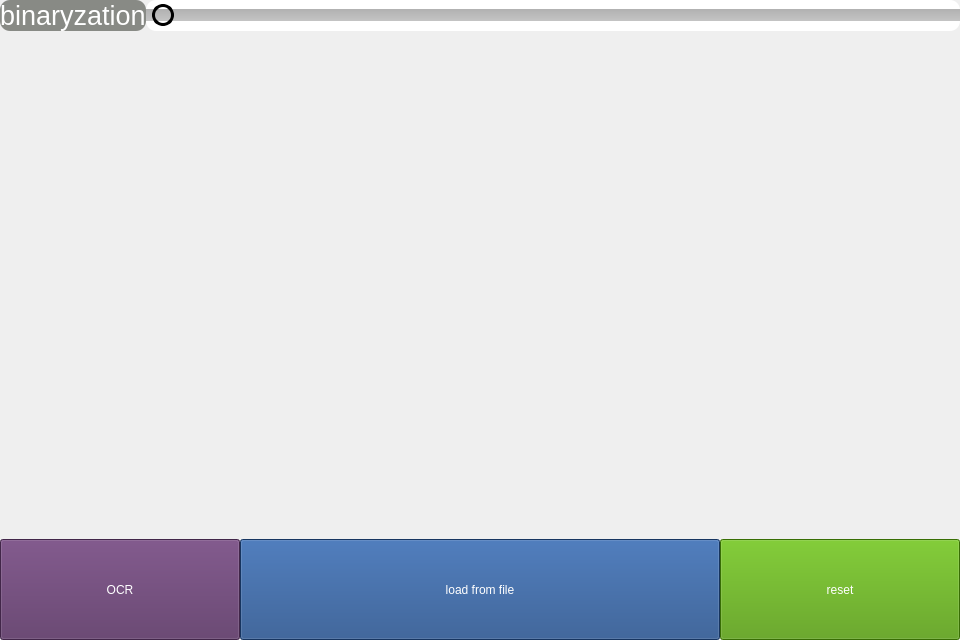
<?xml version="1.0" encoding="UTF-8"?>
<ui version="4.0">
    <class>ImageWidget</class>
    <widget class="QWidget" name="ImageWidget">
        <property name="geometry">
            <rect>
                <x>0</x>
                <y>0</y>
                <width>960</width>
                <height>640</height>
            </rect>
        </property>
        <property name="windowTitle">
            <string>Image Loader</string>
        </property>
        <layout class="QVBoxLayout" name="verticalLayout" stretch="0,100,20">
            <property name="spacing">
                <number>0</number>
            </property>
            <property name="leftMargin">
                <number>0</number>
            </property>
            <property name="topMargin">
                <number>0</number>
            </property>
            <property name="rightMargin">
                <number>0</number>
            </property>
            <property name="bottomMargin">
                <number>0</number>
            </property>
            <item>
                <layout class="QHBoxLayout" name="proc_layout">
                    <property name="spacing">
                        <number>0</number>
                    </property>
                    <item>
                        <widget class="QLabel" name="proc_label">
                            <property name="font">
                                <font>
                                    <pointsize>20</pointsize>
                                </font>
                            </property>
                            <property name="styleSheet">
                                <string notr="true">color: rgb(255, 255, 255);
                                    background-color: rgb(136, 138, 133);
                                    border-radius: 10px;
                                </string>
                            </property>
                            <property name="text">
                                <string>binaryzation</string>
                            </property>
                        </widget>
                    </item>
                    <item>
                        <widget class="QSlider" name="proc_slider">
                            <property name="sizePolicy">
                                <sizepolicy hsizetype="Expanding" vsizetype="Preferred">
                                    <horstretch>0</horstretch>
                                    <verstretch>0</verstretch>
                                </sizepolicy>
                            </property>
                            <property name="maximumSize">
                                <size>
                                    <width>16777215</width>
                                    <height>16777215</height>
                                </size>
                            </property>
                            <property name="styleSheet">
                                <string notr="true">QSlider::handle:horizontal {
                                    background: QRadialGradient(cx:0, cy:0, radius: 1, fx:0.5, fy:0.5, stop:0 white,
                                    stop:1 green);
                                    width: 16px;
                                    height: 16px;
                                    margin: -5px 6px -5px 6px;
                                    border-radius:11px;
                                    border: 3px solid black;
                                    }
                                    QSlider::groove:horizontal {
                                    height: 12px;
                                    background: qlineargradient(x1:0, y1:0, x2:0, y2:1, stop:0 #B1B1B1, stop:1 #c4c4c4);
                                    margin: 2px 0
                                    }
                                    QSlider {
                                    background-color: white;
                                    border-style: outset;
                                    border-radius: 10px;
                                    }
                                </string>
                            </property>
                            <property name="orientation">
                                <enum>Qt::Horizontal</enum>
                            </property>
                        </widget>
                    </item>
                </layout>
            </item>
            <item>
                <widget class="QLabel" name="display_label">
                    <property name="text">
                        <string/>
                    </property>
                </widget>
            </item>
            <item>
                <layout class="QHBoxLayout" name="img_layout" stretch="1,2,1">
                    <property name="spacing">
                        <number>0</number>
                    </property>
                    <property name="leftMargin">
                        <number>0</number>
                    </property>
                    <property name="topMargin">
                        <number>0</number>
                    </property>
                    <property name="rightMargin">
                        <number>0</number>
                    </property>
                    <property name="bottomMargin">
                        <number>0</number>
                    </property>
                    <item>
                        <widget class="QToolButton" name="ocr_btn">
                            <property name="sizePolicy">
                                <sizepolicy hsizetype="Preferred" vsizetype="Preferred">
                                    <horstretch>0</horstretch>
                                    <verstretch>0</verstretch>
                                </sizepolicy>
                            </property>
                            <property name="styleSheet">
                                <string notr="true">background-color: rgb(92, 53, 102);
                                    color: rgb(255, 255, 255);
                                </string>
                            </property>
                            <property name="text">
                                <string>OCR</string>
                            </property>
                        </widget>
                    </item>
                    <item>
                        <widget class="QToolButton" name="load_btn">
                            <property name="sizePolicy">
                                <sizepolicy hsizetype="Preferred" vsizetype="Preferred">
                                    <horstretch>0</horstretch>
                                    <verstretch>0</verstretch>
                                </sizepolicy>
                            </property>
                            <property name="styleSheet">
                                <string notr="true">background-color: rgb(32, 74, 135);
                                    color: rgb(255, 255, 255);
                                </string>
                            </property>
                            <property name="text">
                                <string>load from file</string>
                            </property>
                        </widget>
                    </item>
                    <item>
                        <widget class="QToolButton" name="reset_btn">
                            <property name="sizePolicy">
                                <sizepolicy hsizetype="Preferred" vsizetype="Preferred">
                                    <horstretch>0</horstretch>
                                    <verstretch>0</verstretch>
                                </sizepolicy>
                            </property>
                            <property name="styleSheet">
                                <string notr="true">background-color: rgb(78, 154, 6);
                                    color: rgb(255, 255, 255);
                                </string>
                            </property>
                            <property name="text">
                                <string>reset</string>
                            </property>
                        </widget>
                    </item>
                </layout>
            </item>
        </layout>
    </widget>
    <resources>
        <include location="../../resources/app.qrc"/>
    </resources>
    <connections/>
</ui>
